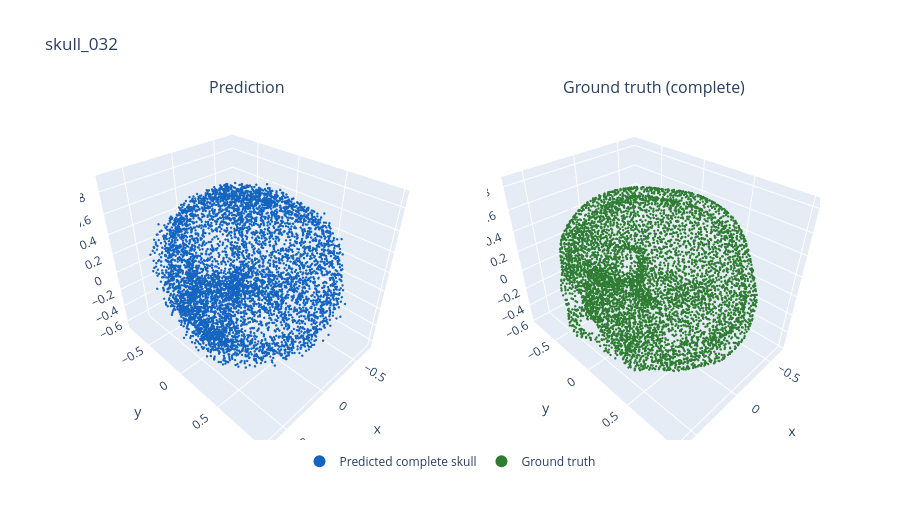

Notebook code cell kept with this figure:
### Code cell
def show_pred_vs_gt(pos, sid):
    pred = np.asarray(model([inputs[pos][None], text_feat[None]], training=False))[0]
    g = gt[pos]
    fig = make_subplots(rows=1, cols=2,
                        specs=[[{"type": "scatter3d"}, {"type": "scatter3d"}]],
                        subplot_titles=("Prediction", "Ground truth (complete)"))
    fig.add_trace(go.Scatter3d(x=pred[:, 0], y=pred[:, 1], z=pred[:, 2], mode="markers",
                               name="Predicted complete skull",
                               marker=dict(size=1.4, color=PRED_COLOR)), 1, 1)
    fig.add_trace(go.Scatter3d(x=g[:, 0], y=g[:, 1], z=g[:, 2], mode="markers",
                               name="Ground truth",
                               marker=dict(size=1.4, color=GT_COLOR)), 1, 2)
    fig.update_layout(height=520, title=f"skull_{sid}",
                      legend=dict(itemsizing="constant", orientation="h",
                                  x=0.5, xanchor="center", y=-0.02),
                      scene=dict(aspectmode="data"), scene2=dict(aspectmode="data"))
    fig.show()


show_pred_vs_gt(val_pos[best], val_df.loc[best, "id"])

### Figure 1 — Plotly figure (JSON) as saved in the notebook; plotly's stock layout.template omitted (floating-point values rounded to 4 significant figures; data arrays with more than 128 entries replaced by an {"elided": "..."} marker saying what was removed)
{"data": [{"marker": {"color": "#1565C0", "size": 1.4}, "mode": "markers", "name": "Predicted complete skull", "scene": "scene", "type": "scatter3d", "x": {"elided": "6144 float values"}, "y": {"elided": "6144 float values"}, "z": {"elided": "6144 float values"}}, {"marker": {"color": "#2E7D32", "size": 1.4}, "mode": "markers", "name": "Ground truth", "scene": "scene2", "type": "scatter3d", "x": {"elided": "6144 float values"}, "y": {"elided": "6144 float values"}, "z": {"elided": "6144 float values"}}], "layout": {"annotations": [{"font": {"size": 16}, "showarrow": false, "text": "Prediction", "x": 0.225, "xanchor": "center", "xref": "paper", "y": 1, "yanchor": "bottom", "yref": "paper"}, {"font": {"size": 16}, "showarrow": false, "text": "Ground truth (complete)", "x": 0.775, "xanchor": "center", "xref": "paper", "y": 1, "yanchor": "bottom", "yref": "paper"}], "height": 520, "legend": {"itemsizing": "constant", "orientation": "h", "x": 0.5, "xanchor": "center", "y": -0.02}, "scene": {"aspectmode": "data", "domain": {"x": [0, 0.45], "y": [0, 1]}}, "scene2": {"aspectmode": "data", "domain": {"x": [0.55, 1], "y": [0, 1]}}, "title": {"text": "skull_032"}}}
